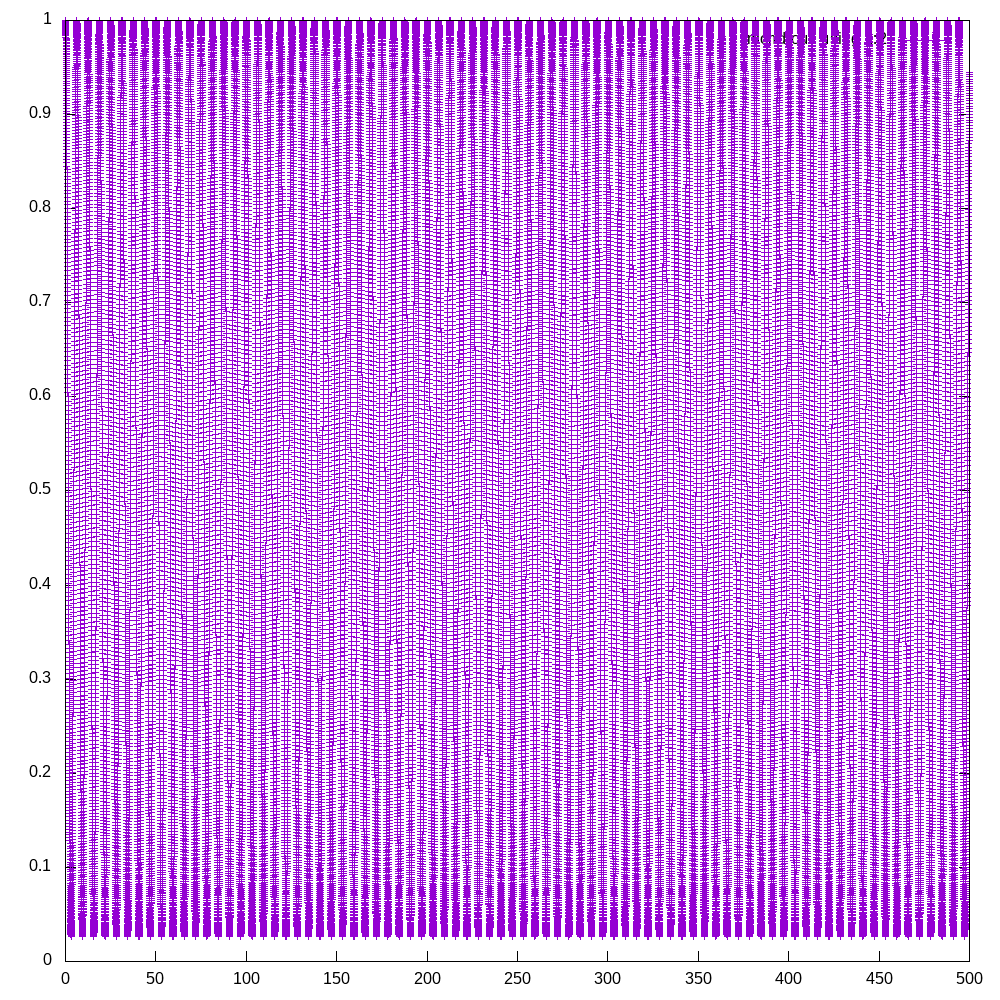

Write the gnuplot code that produced this figure.
set terminal png size 1000,1000
plot 'mond.out' using 1:2 with linespoints

set polar
set size square
set output 'polar.png'
plot 'mond.out' using 1:(1/$2) with points pointsize 1 pointtype 6
